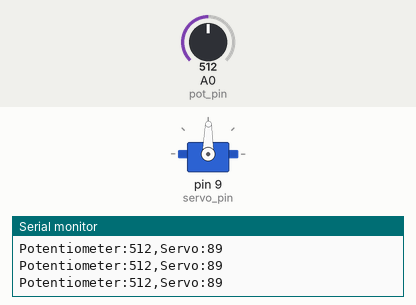
A sketch run on a simulated Arduino Uno, built with avr-gcc and run on an emulated ATmega328P. On the bench: servo, the last lines printed to the serial monitor. The inputs (shaded band) are chosen by the test bench; at power-on: A0 (pot_pin) = 512.

Above: at 1.2 s.
1.3 s: A0 (pot_pin) set to 716
At 2.1 s:
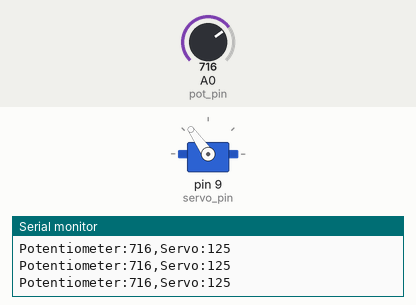
2.9 s: A0 (pot_pin) set to 900
At 3.6 s:
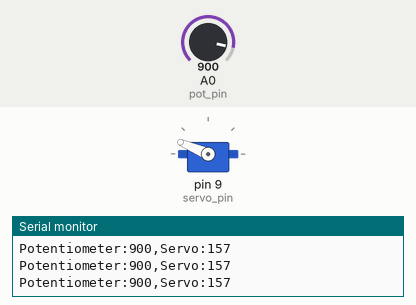
4.5 s: A0 (pot_pin) set to 1023
At 5.0 s:
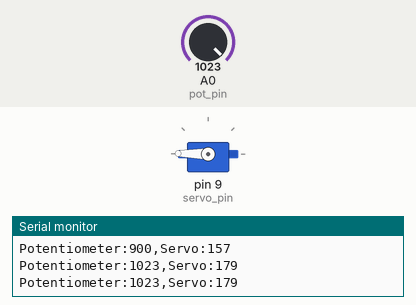
6.1 s: A0 (pot_pin) set to 306
At 7.4 s:
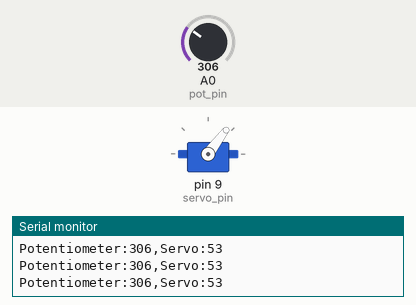
7.7 s: A0 (pot_pin) set to 122
At 9.0 s:
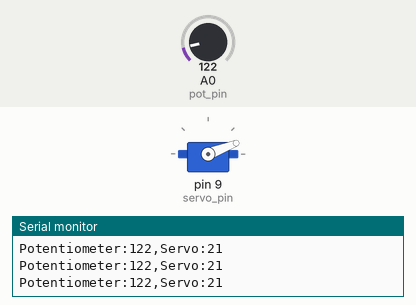
9.3 s: A0 (pot_pin) set to 511
At 10.5 s:
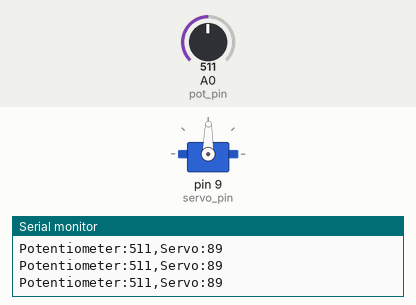
Timing chart, 0 to 11.9 s (numbered marks = the images above; inputs shaded):
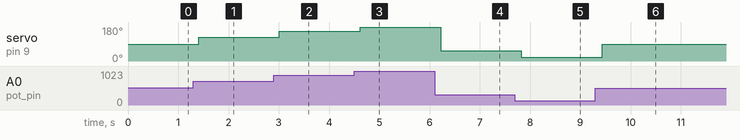

The sketch:

servo_control_with_potentiometer.ino
```cpp
#include "Servo.h"

int servo_pin=9, pot_pin=A0;
int potval;
int angle;
double voltage;
Servo servo;
void setup() {
  // put your setup code here, to run once:
  Serial.begin(9600);
  servo.attach(servo_pin);
}

void loop() {
  // put your main code here, to run repeatedly:
  potval=analogRead(pot_pin);
  Serial.print("Potentiometer:");
  Serial.print(potval);
  angle=map(potval, 0, 1023, 0, 179);
  Serial.print(",");
  Serial.print("Servo:");
  Serial.println(angle);
  servo.write(angle);
  delay(200);
}
```

Measured:
- after the input at 1.3 s, servo on pin 9 (servo_pin): 89° → 125° after 0.11 s
- after the input at 2.9 s, servo on pin 9 (servo_pin): 125° → 157° after 0.11 s
- after the input at 4.5 s, servo on pin 9 (servo_pin): 157° → 179° after 0.12 s
- after the input at 6.1 s, servo on pin 9 (servo_pin): 179° → 53° after 0.12 s
- after the input at 7.7 s, servo on pin 9 (servo_pin): 53° → 21° after 0.13 s
- after the input at 9.3 s, servo on pin 9 (servo_pin): 21° → 89° after 0.13 s
